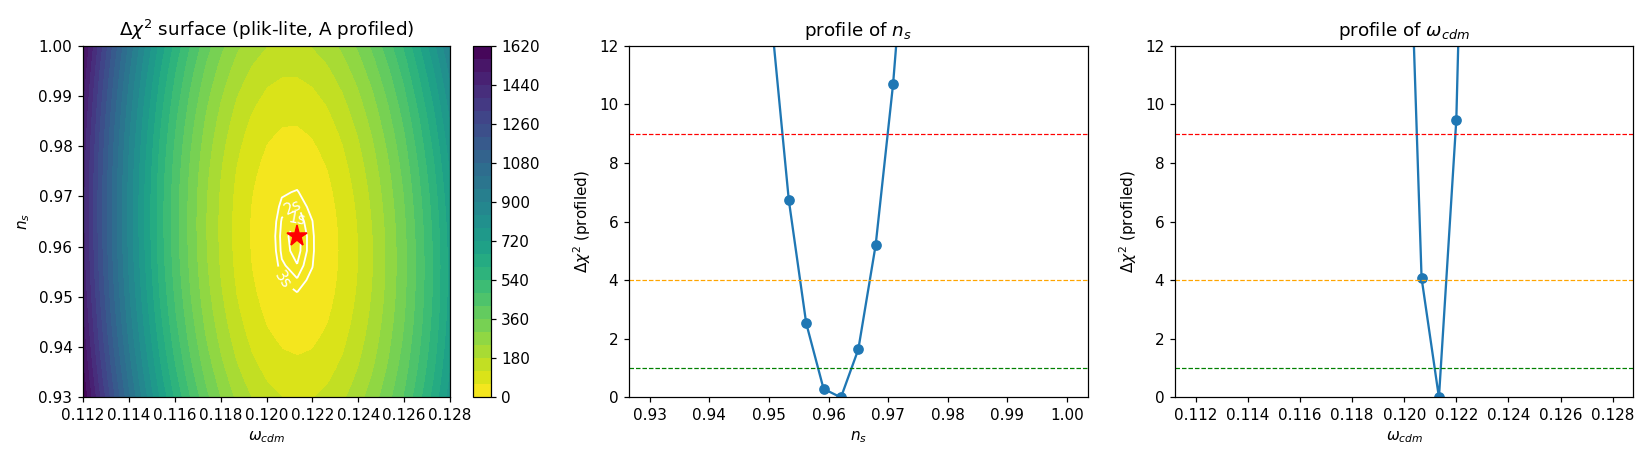

Source code (Python):
"""profile_demo.py — end-to-end frequentist profile likelihood demo.

Demonstrates the GPU-batched architecture doing a real frequentist profile
against Planck plik-lite:

  * Lay a 2D grid over (n_s, omega_cdm), other LCDM params fixed (h, omega_b,
    tau), reference A_s.
  * Evaluate ALL grid cosmologies' lensed Cls via Model.call_batched in fixed,
    sharded, padded batches (the embarrassingly-parallel scan kernel).
  * For each cosmology, profile the overall amplitude (A_s * calibration)
    analytically -> chi2_min(n_s, omega_cdm).
  * Profile each parameter out (min over the other) -> 1D profile curves; report
    the minimum and the Delta chi2 = 1 (1 sigma) interval.

This is the smallest scan that exercises the full machinery; the cost model for
the full 4D LCDM profile is in the feasibility writeup.

Env:
  PROF_NS   "0.93,1.00,25"      n_s   lo,hi,N
  PROF_OCDM "0.112,0.128,25"    omega_cdm lo,hi,N
  PROF_B    "64"                per-call batch (sharded over visible GPUs)
  PROF_LMAX "2508"
  PROF_OUT  "scan/profile_demo.npz"
"""
import os, time
import numpy as np
import jax
jax.config.update("jax_enable_x64", True)
import jax.numpy as jnp
from abcmb.main import Model
from scan.plik_lite import PlikLite

As_ref = float(np.exp(3.044) / 1e10)
BASE = {
    'h': 0.6736, 'omega_cdm': 0.1200, 'omega_b': 0.02237, 'A_s': As_ref,
    'n_s': 0.9649, 'Neff': 3.044, 'YHe': 0.2454, 'TCMB0': 2.34865418e-4,
    'N_nu_massive': 0, 'T_nu_massive': 0.71611, 'm_nu_massive': 0.06,
    'tau_reion': 0.0544, 'Delta_z_reion': 0.5, 'z_reion_He': 3.5,
    'Delta_z_reion_He': 0.5, 'exp_reion': 1.5,
}


def parse3(s, cast=float):
    a, b, n = s.split(",")
    return float(a), float(b), int(n)


def interval_1sigma(x, chi2):
    """Delta chi2 = 1 interval around the min via linear interpolation."""
    chi2 = np.asarray(chi2); x = np.asarray(x)
    imin = int(np.argmin(chi2)); target = chi2[imin] + 1.0
    def cross(lo_to_hi):
        idxs = range(imin, len(x) - 1) if lo_to_hi else range(imin, 0, -1)
        for i in idxs:
            j = i + 1 if lo_to_hi else i - 1
            if (chi2[i] - target) * (chi2[j] - target) <= 0:
                f = (target - chi2[i]) / (chi2[j] - chi2[i] + 1e-30)
                return x[i] + f * (x[j] - x[i])
        return np.nan
    return cross(False), x[imin], cross(True)


def main():
    NS = parse3(os.environ.get("PROF_NS", "0.93,1.00,25"))
    OC = parse3(os.environ.get("PROF_OCDM", "0.112,0.128,25"))
    B = int(os.environ.get("PROF_B", 64))
    LMAX = int(os.environ.get("PROF_LMAX", 2508))
    OUT = os.environ.get("PROF_OUT", "scan/profile_demo.npz")

    ns_ax = np.linspace(NS[0], NS[1], NS[2])
    oc_ax = np.linspace(OC[0], OC[1], OC[2])
    NS_N, OC_N = NS[2], OC[2]
    print(f"grid: n_s[{NS[0]},{NS[1]}]x{NS_N}  omega_cdm[{OC[0]},{OC[1]}]x{OC_N}"
          f"  = {NS_N*OC_N} cosmologies, B={B}, lmax={LMAX}", flush=True)

    # flatten grid (row-major: ns outer, oc inner)
    grid = []
    for ns in ns_ax:
        for oc in oc_ax:
            p = dict(BASE); p['n_s'] = float(ns); p['omega_cdm'] = float(oc)
            grid.append(p)
    Ntot = len(grid)

    pl = PlikLite()
    model = Model(user_species=None, output_Cl=True, l_max=LMAX, lensing=True,
                  output_Pk=False, l_max_g=12, l_max_pol_g=10,
                  l_max_ur=17, l_max_ncdm=17)

    chi2_flat = np.empty(Ntot)
    alpha_flat = np.empty(Ntot)
    t0 = time.perf_counter()
    for b0 in range(0, Ntot, B):
        batch = grid[b0:b0 + B]
        valid = len(batch)
        if valid < B:
            batch = batch + [batch[-1]] * (B - valid)
        tb = time.perf_counter()
        outb = model.call_batched(batch, shard=True)
        Dtt = pl.abcmb_cl_to_Dl(outb.ClTT, outb.l)
        Dte = pl.abcmb_cl_to_Dl(outb.ClTE, outb.l)
        Dee = pl.abcmb_cl_to_Dl(outb.ClEE, outb.l)
        m0 = pl.bin_model(Dtt, Dte, Dee)
        c2, alpha = pl.profile_amplitude(m0)
        c2 = np.asarray(jax.block_until_ready(c2))
        alpha = np.asarray(alpha)
        chi2_flat[b0:b0 + valid] = c2[:valid]
        alpha_flat[b0:b0 + valid] = alpha[:valid]
        dt = time.perf_counter() - tb
        print(f"  batch {b0//B}: {valid} cosmo in {dt:.1f}s "
              f"({dt/valid:.3f}s/param)  chi2 range [{c2[:valid].min():.1f},"
              f"{c2[:valid].max():.1f}]", flush=True)
    ttot = time.perf_counter() - t0
    print(f"grid done: {Ntot} cosmo in {ttot:.1f}s ({ttot/Ntot:.3f}s/param "
          f"incl. compile)", flush=True)

    chi2 = chi2_flat.reshape(NS_N, OC_N)   # [n_s, omega_cdm]
    # profiles
    prof_ns = chi2.min(axis=1)             # min over omega_cdm
    prof_oc = chi2.min(axis=0)             # min over n_s
    imin = np.unravel_index(np.argmin(chi2), chi2.shape)
    print(f"\nglobal min chi2 = {chi2.min():.2f} at "
          f"n_s={ns_ax[imin[0]]:.4f}, omega_cdm={oc_ax[imin[1]]:.5f}", flush=True)
    lo, mid, hi = interval_1sigma(ns_ax, prof_ns)
    print(f"profiled n_s     = {mid:.4f}  (1sigma [{lo:.4f}, {hi:.4f}], "
          f"+/-{(hi-lo)/2:.4f})", flush=True)
    lo, mid, hi = interval_1sigma(oc_ax, prof_oc)
    print(f"profiled omega_cdm = {mid:.5f}  (1sigma [{lo:.5f}, {hi:.5f}], "
          f"+/-{(hi-lo)/2:.5f})", flush=True)

    np.savez(OUT, chi2=chi2, ns_ax=ns_ax, oc_ax=oc_ax, prof_ns=prof_ns,
             prof_oc=prof_oc, alpha=alpha_flat.reshape(NS_N, OC_N),
             ttot=ttot, Ntot=Ntot)
    print(f"saved -> {OUT}", flush=True)

    # ---- plot (Agg, headless) ----
    try:
        import matplotlib
        matplotlib.use("Agg")
        import matplotlib.pyplot as plt
        dchi2 = chi2 - chi2.min()
        fig, ax = plt.subplots(1, 3, figsize=(15, 4.2))
        # 2D Delta chi2 surface with 1,2,3 sigma contours
        im = ax[0].contourf(oc_ax, ns_ax, dchi2, levels=30, cmap="viridis_r")
        cs = ax[0].contour(oc_ax, ns_ax, dchi2, levels=[2.30, 6.18, 11.83],
                           colors="w", linewidths=1.2)
        ax[0].clabel(cs, fmt={2.30: "1s", 6.18: "2s", 11.83: "3s"})
        ax[0].plot(oc_ax[imin[1]], ns_ax[imin[0]], "r*", ms=14)
        ax[0].set_xlabel(r"$\omega_{cdm}$"); ax[0].set_ylabel(r"$n_s$")
        ax[0].set_title(r"$\Delta\chi^2$ surface (plik-lite, A profiled)")
        fig.colorbar(im, ax=ax[0])
        # 1D profiles
        ax[1].plot(ns_ax, prof_ns - prof_ns.min(), "o-")
        for d, c in [(1, "g"), (4, "orange"), (9, "r")]:
            ax[1].axhline(d, ls="--", color=c, lw=0.8)
        ax[1].set_xlabel(r"$n_s$"); ax[1].set_ylabel(r"$\Delta\chi^2$ (profiled)")
        ax[1].set_ylim(0, 12); ax[1].set_title("profile of $n_s$")
        ax[2].plot(oc_ax, prof_oc - prof_oc.min(), "o-")
        for d, c in [(1, "g"), (4, "orange"), (9, "r")]:
            ax[2].axhline(d, ls="--", color=c, lw=0.8)
        ax[2].set_xlabel(r"$\omega_{cdm}$"); ax[2].set_ylabel(r"$\Delta\chi^2$ (profiled)")
        ax[2].set_ylim(0, 12); ax[2].set_title(r"profile of $\omega_{cdm}$")
        fig.tight_layout()
        png = OUT.replace(".npz", ".png")
        fig.savefig(png, dpi=110)
        print(f"saved -> {png}", flush=True)
    except Exception as e:
        print(f"plot skipped: {e}", flush=True)


if __name__ == "__main__":
    main()
